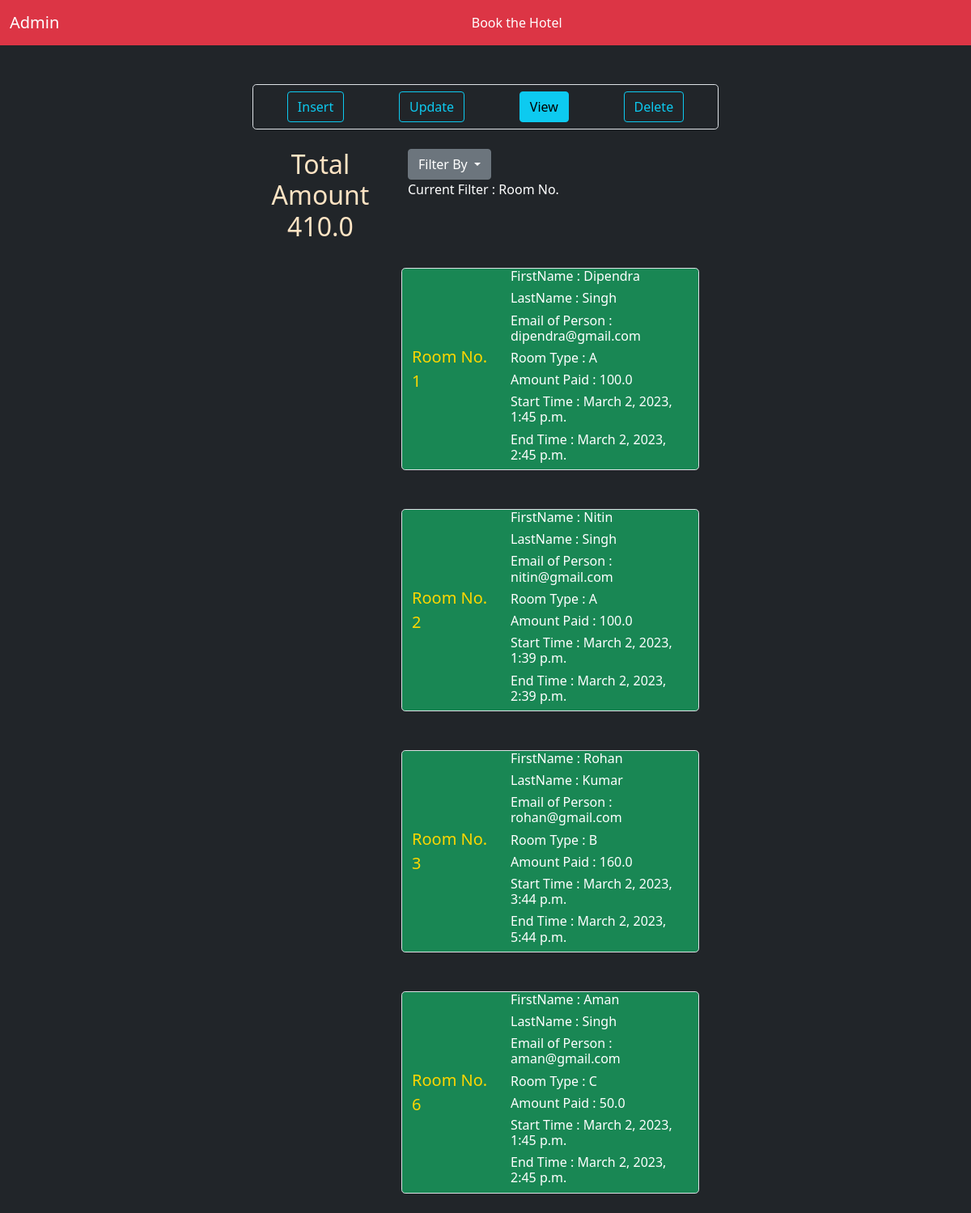
Screenshot of /view/1 with the database file from the repository.
### hotel/models.py (models this page shows)
class MoneySystem(models.Model):
    money = models.FloatField()

class HotelData(models.Model):
    firstname = models.TextField()
    lastname = models.TextField()
    email = models.EmailField(unique=True)
    roomno = models.IntegerField()
    roomtype = models.TextField()
    starttime = models.DateTimeField()
    endtime = models.DateTimeField()
    bookedtime = models.DateTimeField(blank=True, default=datetime.now())
    amountpaid = models.FloatField()

### hotel/views.py (the view)
# urls.py: path('view/<int:my_id>', views.history, name="view"),
def history(request, my_id):
    totalqueries = MoneySystem.objects.all()
    if len(totalqueries) == 0:
        mn = 0
    else:
        moneyobj = MoneySystem.objects.get(pk=1)
        mn = moneyobj.money
    roomno_filter = None
    roomtype_filter = None
    starttime_filter = None
    if my_id == 1:
        data = HotelData.objects.all().order_by('roomno', 'roomtype')
        val = "Room No."
        roomno_filter = True
    elif my_id == 2:
        data = HotelData.objects.all().order_by('roomtype')
        val = "Room Type"
        roomtype_filter = True
    elif my_id == 3:
        data = HotelData.objects.all().order_by('starttime')
        val = "Start Time"
        starttime_filter = True
    else:
        data = HotelData.objects.all()
        val = "Default"
    return render(request, 'hotel/view_data.html', {'data': data, 'filter': val, 'money': mn, 'roomno_filter': roomno_filter, 'roomtype_filter': roomtype_filter, 'starttime_filter': starttime_filter})

### hotel/templates/hotel/view_data.html (shortened to what this page needs)
{% extends 'hotel/base.html' %} {% load static %}  {% block addcssfile %}
<link rel="stylesheet" href="{% static 'hotel/css/view.css' %}" />
{% endblock %}  {% block body %}
<div class="container-fluid mt-4">
  <div class="row justify-content-md-center">
    <div class="col-lg-3"></div>
    <div class="col-lg-6 pt-4">
      <ul
        class="nav nav-pills nav-fill border border-1 col-danger p-2 rounded-3"
      >
        <li class="nav-item">
          <a href="{% url 'home' %}" class="btn btn-outline-info">Insert</a>
        </li>
        <li class="nav-item">
          <a href="{% url 'update'  %}" class="btn btn-outline-info">Update</a>
        </li>
        <li class="nav-item">
          <a href="{% url 'view' 1 %}" class="btn btn-info">View</a>
        </li>
        <li class="nav-item">
          <a href="{% url 'delete' %}" class="btn btn-outline-info">Delete</a>
        </li>
      </ul>
      <div id="view_section" class="row pt-4">
        <div class="row">
          <div class="col-sm-4">
            <h2 class ="amount_status">Total Amount  <br> {{money}}<h2></div>
          <div class="col-sm-8">
            <div class="dropdown">
              <button
                class="btn btn-secondary dropdown-toggle"
                type="button"
                id="dropdownMenuButton2"
                data-bs-toggle="dropdown"
                aria-expanded="false"
              >
                Filter By
              </button>
            </div>
            <div>Current Filter : {{filter}}</div>
          </div>
        </div>
        {% if roomno_filter %} {% if data %} {% for item in data %}
        <div class="row p-4">
          <div class="col-sm-4"></div>
          <div class="col-sm-8 max-auto bg-success border rounded-3">
            <div class="row d-flex align-items-center">
              <div class="col-sm-4">
                <div class="fs-5" style="color: gold">
                  Room No. {{item.roomno}}
                </div>
              </div>
              <div class="col-sm-8">
                <h6>FirstName : {{item.firstname}}</h6>
                <h6>LastName : {{item.lastname}}</h6>
                <h6>Email of Person : {{item.email}}</h6>
                <h6>Room Type : {{item.roomtype}}</h6>
                <h6>Amount Paid : {{item.amountpaid}}</h6>
                <h6>Start Time : {{item.starttime}}</h6>
                <h6>End Time : {{item.endtime}}</h6>
              </div>
            </div>
          </div>
        </div>
        {% endfor %}
        {% endif %}
        {% endif %}
      </div>
    </div>
    <div class="col-lg-3"></div>
  </div>
</div>
{% endblock %}

### hotel/templates/hotel/base.html (shortened to what this page needs)
<!DOCTYPE html>
{% load static %}
<html lang="en">
  <head>
    <link rel="stylesheet" href="{% static 'hotel/css/bootstrap.css' %}" />
    {% block addcssfile %} {% endblock %}
  </head>
  <body>
    <nav class="navbar navbar-expand-lg navbar-dark bg-danger">
      <div class="container-fluid">
        <a class="navbar-brand" href="{% url 'home' %}">Admin</a>
        <div class="collapse navbar-collapse" id="navbarSupportedContent">
          <ul class="navbar-nav me-auto mb-2 mb-lg-0 mx-auto">
            <li class="nav-item">
              <a
                class="nav-link active"
                aria-current="page"
                href="{% url 'home' %}"
                >Book the Hotel</a
              >
            </li>
          </ul>
        </div>
      </div>
    </nav>
    {% block body %}{% endblock %} {% block addjsfile %}{% endblock %}
  </body>
</html>

### hotel/static/hotel/css/view.css (style rules this page uses)
.amount_status { color: bisque; text-align: center; }

### hotel/templates/hotel/base.html (style rules this page uses)
body { background-color: #212529; color: white; }

### rows the page displays
MoneySystem: money "410.0"
HotelData: roomno "1", firstname "Dipendra", lastname "Singh", email "dipendra@gmail.com", roomtype "A", amountpaid "100.0", starttime "March 2, 2023, 1:45 p.m.", endtime "March 2, 2023, 2:45 p.m."
HotelData: roomno "2", firstname "Nitin", lastname "Singh", email "nitin@gmail.com", roomtype "A", amountpaid "100.0", starttime "March 2, 2023, 1:39 p.m.", endtime "March 2, 2023, 2:39 p.m."
HotelData: roomno "3", firstname "Rohan", lastname "Kumar", email "rohan@gmail.com", roomtype "B", amountpaid "160.0", starttime "March 2, 2023, 3:44 p.m.", endtime "March 2, 2023, 5:44 p.m."
HotelData: roomno "6", firstname "Aman", lastname "Singh", email "aman@gmail.com", roomtype "C", amountpaid "50.0", starttime "March 2, 2023, 1:45 p.m.", endtime "March 2, 2023, 2:45 p.m."

### other values shown
{{ filter }} "Room No."
